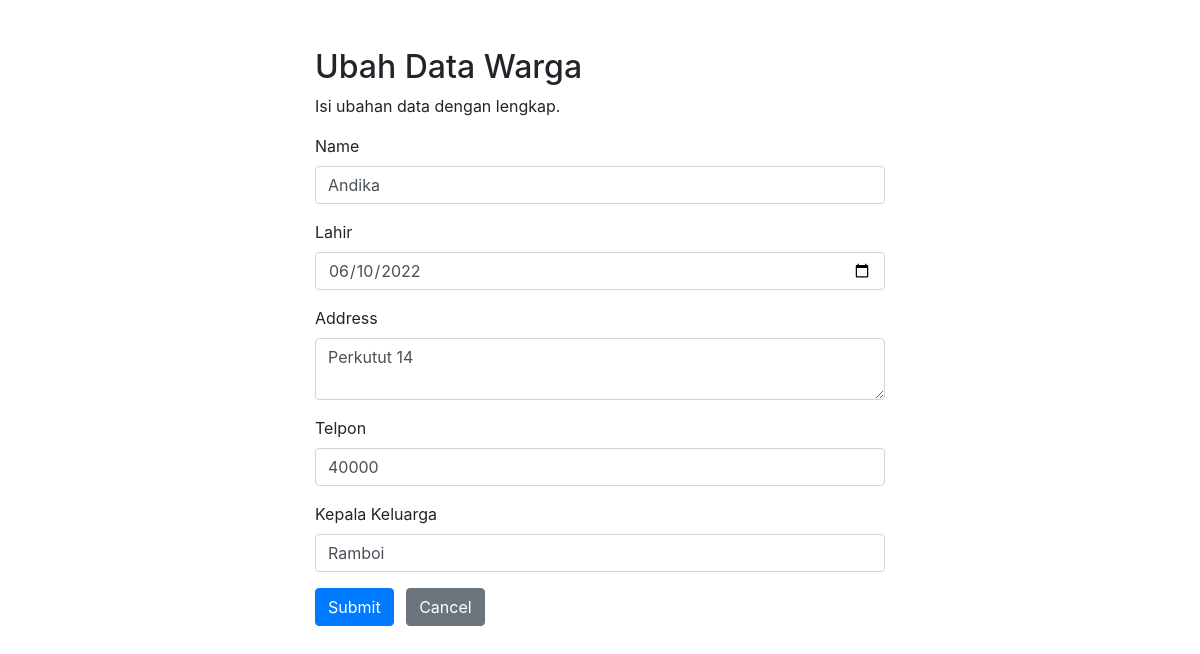
The page /update.php?id=12 (signed in) on the database its author committed.
### tables this page shows
CREATE TABLE `datawarga` (
  `id` int(11) NOT NULL,
  `name` varchar(100) NOT NULL,
  `lahir` date DEFAULT NULL,
  `address` varchar(255) NOT NULL,
  `telpon` int(16) NOT NULL,
  `kepala` varchar(100) DEFAULT NULL
);

### update.php (the view, shortened to what this page needs)
<?php
require_once "config.php";
$name = $lahir = $address = $telpon = $kepala = "";
$name_err = $lahir_err = $address_err = $telpon_err = $kepala_err = "";
if(isset($_POST["id"]) && !empty($_POST["id"])){
    $id = $_POST["id"];
    $input_name = trim($_POST["name"]);
    if(empty($input_name)){
        $name_err = "Please enter a name.";
    } elseif(!filter_var($input_name, FILTER_VALIDATE_REGEXP, array("options"=>array("regexp"=>"/^[a-zA-Z\s]+$/")))){
        $name_err = "Please enter a valid name.";
    } else{
        $name = $input_name;
    }
       $input_lahir = trim($_POST["lahir"]);
       if(empty($input_lahir)){
           $lahir_err = "Please enter an lahir.";
       } else{
           $lahir = $input_lahir;
       }
    $input_address = trim($_POST["address"]);
    if(empty($input_address)){
        $address_err = "Please enter an address.";
    } else{
        $address = $input_address;
    }
    $input_telpon = trim($_POST["telpon"]);
    if(empty($input_telpon)){
        $telpon_err = "Please enter the telpon amount.";
    } elseif(!ctype_digit($input_telpon)){
        $telpon_err = "Please enter a positive integer value.";
    } else{
        $telpon = $input_telpon;
    }
    $input_kepala = trim($_POST["kepala"]);
    if(empty($input_kepala)){
        $kepala_err = "Please enter a kepala.";
    } elseif(!filter_var($input_kepala, FILTER_VALIDATE_REGEXP, array("options"=>array("regexp"=>"/^[a-zA-Z\s]+$/")))){
        $kepala_err = "Please enter a valid kepala.";
    } else{
        $kepala = $input_kepala;
    }
    if(empty($name_err) && empty($lahir_err) && empty($address_err) && empty($telpon_err) && empty($kepala_err)){
        $sql = "UPDATE datawarga SET name=?, lahir=?, address=?, telpon=?, kepala=? WHERE id=?";
        if($stmt = mysqli_prepare($link, $sql)){
            mysqli_stmt_bind_param($stmt, "sssdsi", $param_name, $param_lahir, $param_address, $param_telpon, $param_kepala, $param_id);
            $param_name = $name;
            $param_lahir = $lahir;
            $param_address = $address;
            $param_telpon = $telpon;
            $param_kepala = $kepala;
            $param_id = $id;
            if(mysqli_stmt_execute($stmt)){
                header("location: index_admin.php");
                exit();
            } else{
                echo "Oops! fro here Something went wrong. Please try again later.";
            }
        }
        mysqli_stmt_close($stmt);
    }
    mysqli_close($link);
} else{
    if(isset($_GET["id"]) && !empty(trim($_GET["id"]))){
        $sql = "SELECT * FROM datawarga WHERE id = ?";
        if($stmt = mysqli_prepare($link, $sql)){
            mysqli_stmt_bind_param($stmt, "i", $param_id);
            if(mysqli_stmt_execute($stmt)){
                $result = mysqli_stmt_get_result($stmt);
                if(mysqli_num_rows($result) == 1){
                    $row = mysqli_fetch_array($result, MYSQLI_ASSOC);
                    $name = $row["name"];
                    $lahir = $row["lahir"];
                    $address = $row["address"];
                    $telpon = $row["telpon"];
                    $kepala = $row["kepala"];
                } else{
                    header("location: error.php");
                    exit();
                }
            } else{
                echo "Oops! updateSomething went wrong. Please try again later.";
            }
        }
    }  else{
        header("location: error.php");
        exit();
    }
}
?>
<!DOCTYPE html>
<html lang="en">
<head>
    <link rel="stylesheet" href="https://stackpath.bootstrapcdn.com/bootstrap/4.5.2/css/bootstrap.min.css">
</head>
<body>
    <div class="wrapper">
        <div class="container-fluid">
            <div class="row">
                <div class="col-md-12">
                    <h2 class="mt-5">Ubah Data Warga </h2>
                    <p>Isi ubahan data dengan lengkap.</p>
                    <form action="<?php echo htmlspecialchars(basename($_SERVER['REQUEST_URI'])); ?>" method="post">
                        <div class="form-group">
                            <label>Name</label>
                            <input type="text" name="name" class="form-control <?php echo (!empty($name_err)) ? 'is-invalid' : ''; ?>" value="<?php echo $name; ?>">
                        </div>
                        <div class="form-group">
                            <label>Lahir</label>
                            <input type="date" name="lahir" class="form-control <?php echo (!empty($lahir_err)) ? 'is-invalid' : ''; ?>" value="<?php echo $lahir; ?>">
                        </div>
                        <div class="form-group">
                            <label>Address</label>
                            <textarea name="address" class="form-control <?php echo (!empty($address_err)) ? 'is-invalid' : ''; ?>"><?php echo $address; ?></textarea>
                        </div>
                        <div class="form-group">
                            <label>Telpon</label>
                            <input type="text" maxlength="10" name="telpon" class="form-control <?php echo (!empty($telpon_err)) ? 'is-invalid' : ''; ?>" value="<?php echo $telpon; ?>">
                        </div>
                        <div class="form-group">
                            <label>Kepala Keluarga</label>
                            <input type="text" name="kepala" class="form-control <?php echo (!empty($kepala_err)) ? 'is-invalid' : ''; ?>" value="<?php echo $kepala; ?>">
                        </div>
                        <input type="submit" class="btn btn-primary" value="Submit">
                        <a href="index.php" class="btn btn-secondary ml-2">Cancel</a>
                    </form>
                </div>
            </div>
        </div>
    </div>
</body>
</html>

### update.php (style rules this page uses)
.wrapper { width: 600px; margin: 0 auto; }

### rows shown on the page
datawarga: name "Andika", lahir "06/10/2022", address "Perkutut 14", telpon "40000", kepala "Ramboi"
